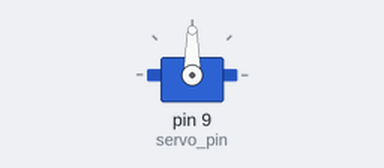
Bench run of a sketch on a simulated Arduino Uno, built with avr-gcc and run on an emulated ATmega328P. Parts: servo.

Above: at 0.05 s.
Timing chart, 0 to 7.8 s (numbered marks = the images above):
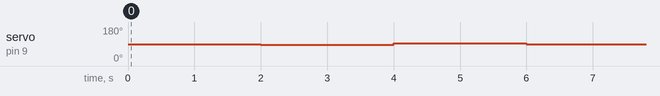

Measured:
- by itself, servo on pin 9 (servo_pin): repeats every 6.0 s: 95° 2.0 s, 90° 2.0 s, 85° 2.0 s

The sketch:

sevor.ino
```cpp
#include <Servo.h>
Servo myServo;
const int servo_pin = 9;
int angle_middle = 90;
int angle_up = 85;                              //need to be measured
int angle_down = 95;

void setup() {
  myServo.attach(servo_pin);
}
void loop() {
  myServo.write(angle_middle);
  delay(2000);
  myServo.write(angle_up);
  delay(2000);
  myServo.write(angle_down);
  delay(2000);
}
```
